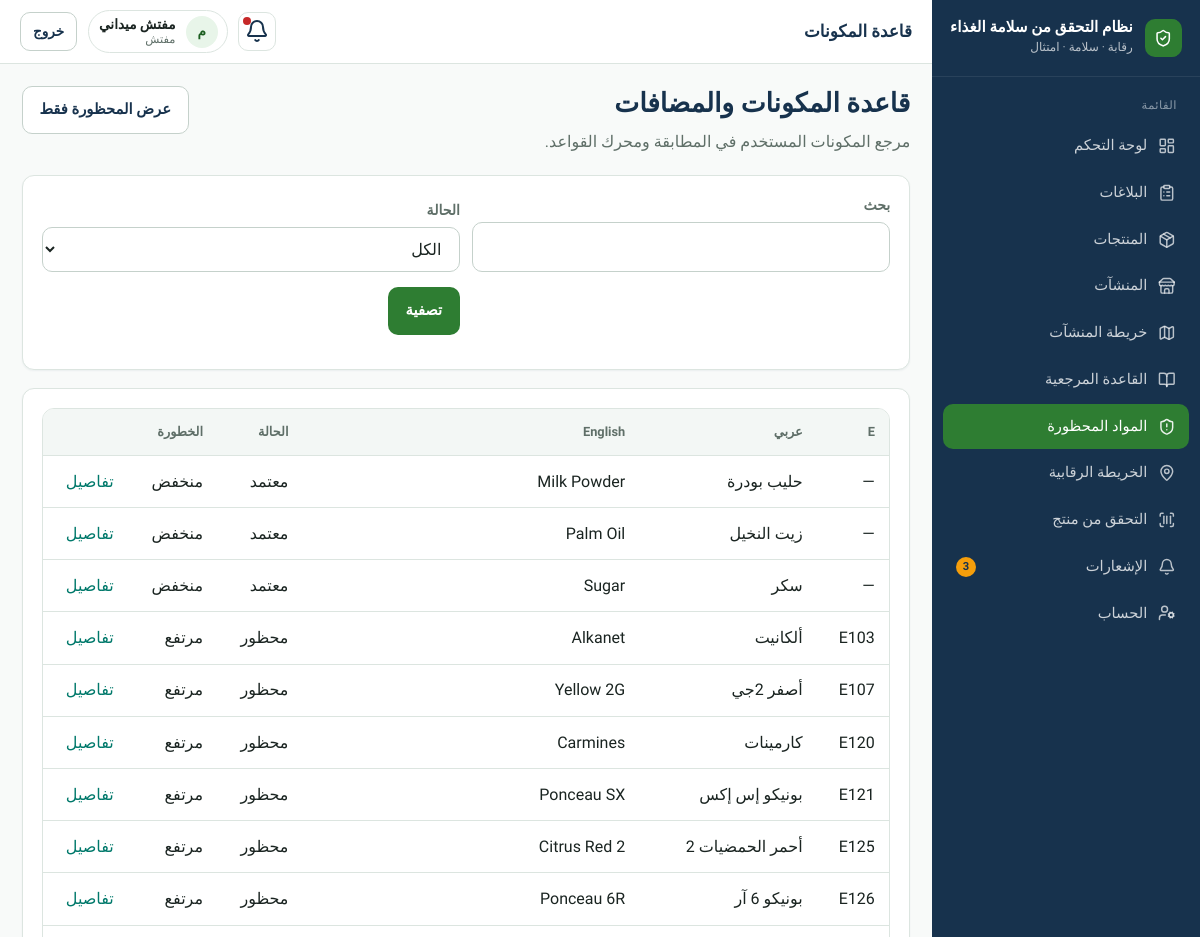
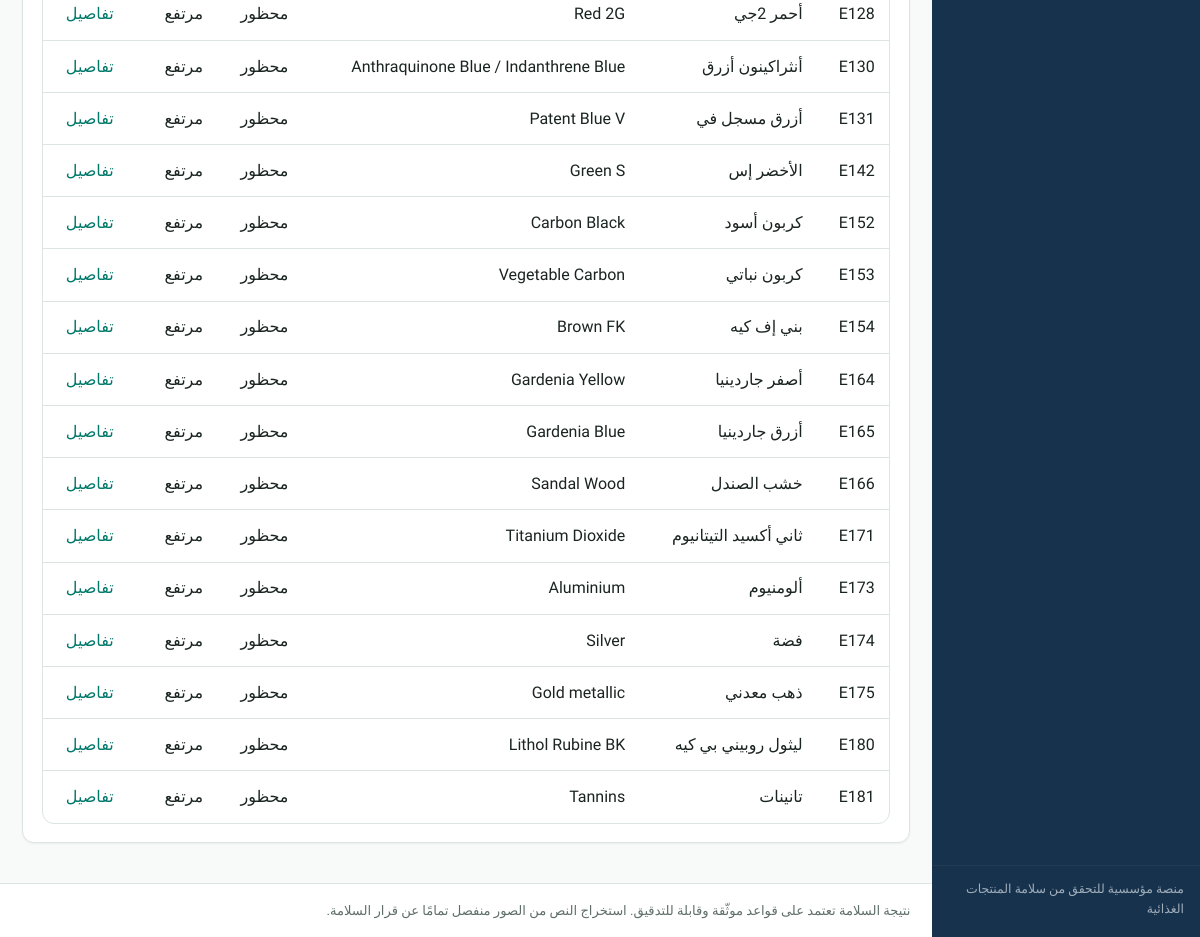
The page /ingredients/ (signed in) on the database its author committed (2 pictures, top to bottom).
### apps/accounts/models.py (models this page shows, shortened)
class User(AbstractUser):
    id = models.UUIDField(primary_key=True, default=uuid.uuid4, editable=False)
    full_name = models.CharField("الاسم الكامل", max_length=150, blank=True)
    phone = models.CharField("الهاتف", max_length=20, blank=True, null=True, unique=True)
    role = models.CharField(
        max_length=32,
        choices=Role.choices,
        default=Role.USER,
        db_index=True,
    )
    preferred_language = models.CharField(
        max_length=2,
        choices=[("ar", "العربية"), ("en", "English")],
        default="ar",
    )
    is_active = models.BooleanField(default=True)
    class Meta:
        verbose_name = "مستخدم"
        verbose_name_plural = "المستخدمون"
        ordering = ["-date_joined"]
    @property
    def can_manage_ingredients(self):
        return self.role in {Role.ADMIN, Role.INSPECTOR}

### apps/ingredients/models.py (models this page shows, shortened)
class Ingredient(models.Model):
    class RiskLevel(models.TextChoices):
        LOW = "LOW", "منخفض"
        MEDIUM = "MEDIUM", "متوسط"
        HIGH = "HIGH", "مرتفع"
    class SafetyStatus(models.TextChoices):
        APPROVED = "APPROVED", "معتمد"
        RESTRICTED = "RESTRICTED", "مقيد"
        PROHIBITED = "PROHIBITED", "محظور"
        UNDER_REVIEW = "UNDER_REVIEW", "قيد المراجعة"
        INACTIVE = "INACTIVE", "غير نشط"
    class DataOrigin(models.TextChoices):
        LOCAL = "LOCAL", "بيانات محلية"
        REFERENCE = "REFERENCE", "مرتبط بمرجع معياري"
    id = models.UUIDField(primary_key=True, default=uuid.uuid4, editable=False)
    name_ar = models.CharField("اسم المادة", max_length=200, db_index=True)
    name_en = models.CharField("الاسم بالإنجليزية", max_length=200, db_index=True)
    scientific_name = models.CharField(max_length=200, blank=True)
    e_number = models.CharField("رقم E / INS", max_length=20, blank=True, null=True, db_index=True)
    cas_number = models.CharField("CAS Number", max_length=40, blank=True, null=True, db_index=True)
    category = models.CharField("نوع المادة", max_length=100, blank=True)
    risk_level = models.CharField(max_length=10, choices=RiskLevel.choices, default=RiskLevel.HIGH)
    safety_status = models.CharField(
        "حالة المادة",
        max_length=20,
        choices=SafetyStatus.choices,
        default=SafetyStatus.PROHIBITED,
    )
    description = models.TextField(blank=True)
    reason = models.TextField("سبب الحظر", blank=True)
    notes = models.TextField("ملاحظات", blank=True)
    regulatory_status = models.CharField(max_length=200, blank=True)
    source = models.CharField("مصدر / مرجع الحظر", max_length=255, blank=True)
    reference_url = models.URLField(blank=True)
    image = models.ImageField("صورة المادة", upload_to="ingredients/", blank=True, null=True)
    data_origin = models.CharField(
        max_length=20,
        choices=DataOrigin.choices,
        default=DataOrigin.LOCAL,
        db_index=True,
    )
    reference_additive = models.ForeignKey(
        "reference.ReferenceAdditive",
        on_delete=models.SET_NULL,
        null=True,
        blank=True,
        related_name="local_ingredients",
    )
    last_updated = models.DateField(null=True, blank=True)
    created_by = models.ForeignKey(
        "accounts.User",
        on_delete=models.SET_NULL,
        null=True,
        blank=True,
        related_name="ingredients_created",
    )
    updated_by = models.ForeignKey(
        "accounts.User",
        on_delete=models.SET_NULL,
        null=True,
        blank=True,
        related_name="ingredients_updated",
    )
    created_at = models.DateTimeField(auto_now_add=True)
    updated_at = models.DateTimeField(auto_now=True)
    class Meta:
        ordering = ["e_number", "name_en"]

### apps/ingredients/views.py (the view, shortened to what this page needs)
# urls.py: path("", views.ingredient_list, name="list"),
@login_required
def ingredient_list(request):
    q = request.GET.get("q", "").strip()
    status = request.GET.get("status", "").strip()
    qs = Ingredient.objects.select_related("reference_additive").all()
    if status:
        qs = qs.filter(safety_status=status)
    page = Paginator(qs.order_by("e_number", "name_ar"), 25).get_page(request.GET.get("page"))
    return render(
        request,
        "ingredients/list.html",
        {
            "page_obj": page,
            "q": q,
            "status": status,
            "status_choices": Ingredient.SafetyStatus.choices,
            "page_heading": "قاعدة المكونات والمضافات",
            "can_manage": _can_manage(request.user),
        },
    )

### apps/core/context_processors.py (called while the page is built)
def _item(label, url_name, icon, match_prefixes=None):
    return {
        "label": label,
        "url_name": url_name,
        "icon": icon,
        "match_prefixes": match_prefixes or [],
    }

### apps/ingredients/views.py (called while the page is built)
def _can_manage(user) -> bool:
    return user.is_authenticated and user.can_manage_ingredients

### templates/ingredients/list.html (shortened to what this page needs)
{% extends "base.html" %}
{% block topbar_title %}قاعدة المكونات{% endblock %}
{% block content %}
<div class="page-header">
  <div>
    <h1>{{ page_heading|default:"قاعدة المكونات والمضافات" }}</h1>
    <p class="lead">مرجع المكونات المستخدم في المطابقة ومحرك القواعد.</p>
  </div>
  <a class="btn btn-secondary" href="{% url 'ingredients:banned' %}">عرض المحظورة فقط</a>
</div>
<section class="card panel">
  <form method="get" class="filters">
    <div><label>بحث</label><input type="search" name="q" value="{{ q }}"></div>
    <div>
      <label>الحالة</label>
      <select name="status">
        <option value="">الكل</option>
      </select>
    </div>
    <div><button class="btn btn-primary" type="submit">تصفية</button></div>
  </form>
</section>
<section class="card">
  <div class="table-wrap">
    <table class="table">
      <thead><tr><th>E</th><th>عربي</th><th>English</th><th>الحالة</th><th>الخطورة</th><th></th></tr></thead>
      <tbody>
        {% for i in page_obj %}
        <tr>
          <td>{{ i.e_number|default:"—" }}</td>
          <td>{{ i.name_ar }}</td>
          <td>{{ i.name_en }}</td>
          <td>{{ i.get_safety_status_display }}</td>
          <td>{{ i.get_risk_level_display }}</td>
          <td><a href="{% url 'ingredients:detail' i.id %}">تفاصيل</a></td>
        </tr>
        {% empty %}
        <tr><td colspan="6"><div class="empty-state"><h3>لا نتائج</h3></div></td></tr>
        {% endfor %}
      </tbody>
    </table>
  </div>
</section>
{% endblock %}

### templates/base.html (shortened to what this page needs)
{% load static %}
<!DOCTYPE html>
<html lang="ar" dir="rtl">
<head>
  <link rel="stylesheet" href="{% static 'css/design-system.css' %}">
</head>
<body class="{% block body_class %}{% endblock %}">
{% if use_app_shell %}
  <div class="app-shell">
    <aside class="sidebar" id="sidebar">
      <a class="sidebar-brand" href="{% url 'core:home' %}">
        <span class="brand-mark" aria-hidden="true"><i data-lucide="shield-check"></i></span>
        <span class="brand-text">
          <strong>{{ app_name_ar }}</strong>
          <span>رقابة · سلامة · امتثال</span>
        </span>
      </a>
      <nav class="sidebar-nav" aria-label="القائمة الرئيسية">
        <div class="nav-section">
          <div class="nav-section-title">القائمة</div>
          {% for item in nav_items %}
            <a class="nav-link {% if item.active %}active{% endif %}" href="{{ item.url }}">
              <i data-lucide="{{ item.icon }}"></i>
              <span>{{ item.label }}</span>
              {% if item.url_name == 'notifications:list' and unread_notifications %}
                <span class="nav-badge">{{ unread_notifications }}</span>
              {% endif %}
            </a>
          {% endfor %}
        </div>
      </nav>
      <div class="sidebar-footer">منصة مؤسسية للتحقق من سلامة المنتجات الغذائية</div>
    </aside>
    <div class="main-wrap">
      <header class="topbar">
        <div class="topbar-left">
          <div class="page-title-top">{% block topbar_title %}{{ app_name_ar }}{% endblock %}</div>
        </div>
        <div class="topbar-right">
          <a class="icon-btn" href="{% url 'notifications:list' %}" title="الإشعارات" aria-label="الإشعارات">
            <i data-lucide="bell"></i>
            {% if unread_notifications %}<span class="dot"></span>{% endif %}
          </a>
          <div class="user-chip">
            <span class="user-avatar">{{ user.full_name|default:user.username|make_list|first|upper }}</span>
            <span class="user-meta">
              <strong>{{ user.full_name|default:user.username }}</strong>
              <span>{{ user.get_role_display }}</span>
            </span>
          </div>
          <form method="post" action="{% url 'accounts:logout' %}">
            <button class="btn btn-secondary btn-sm" type="submit">خروج</button>
          </form>
        </div>
      </header>
{% endif %}
      <main class="content"{% if not use_app_shell %} style="max-width:1100px;margin:0 auto"{% endif %}>
        {% block content %}{% endblock %}
      </main>
{% if use_app_shell %}
      <footer class="app-footer">
        نتيجة السلامة تعتمد على قواعد موثّقة وقابلة للتدقيق. استخراج النص من الصور منفصل تمامًا عن قرار السلامة.
      </footer>
    </div>
  </div>
{% else %}
  </div>
{% endif %}
</body>
</html>

### rows shown on the page
User: full_name|make_list "م", full_name "مفتش ميداني", role "مفتش"
Ingredient: e_number "—", name_ar "حليب بودرة", name_en "Milk Powder", safety_status "معتمد", risk_level "منخفض"
Ingredient: e_number "—", name_ar "زيت النخيل", name_en "Palm Oil", safety_status "معتمد", risk_level "منخفض"
Ingredient: e_number "—", name_ar "سكر", name_en "Sugar", safety_status "معتمد", risk_level "منخفض"
Ingredient: e_number "E103", name_ar "ألكانيت", name_en "Alkanet", safety_status "محظور", risk_level "مرتفع"
Ingredient: e_number "E107", name_ar "أصفر 2جي", name_en "Yellow 2G", safety_status "محظور", risk_level "مرتفع"
Ingredient: e_number "E120", name_ar "كارمينات", name_en "Carmines", safety_status "محظور", risk_level "مرتفع"
Ingredient: e_number "E121", name_ar "بونيكو إس إكس", name_en "Ponceau SX", safety_status "محظور", risk_level "مرتفع"
Ingredient: e_number "E125", name_ar "أحمر الحمضيات 2", name_en "Citrus Red 2", safety_status "محظور", risk_level "مرتفع"
Ingredient: e_number "E126", name_ar "بونيكو 6 آر", name_en "Ponceau 6R", safety_status "محظور", risk_level "مرتفع"
Ingredient: e_number "E128", name_ar "أحمر 2جي", name_en "Red 2G", safety_status "محظور", risk_level "مرتفع"
Ingredient: e_number "E130", name_ar "أنثراكينون أزرق", name_en "Anthraquinone Blue / Indanthrene Blue", safety_status "محظور", risk_level "مرتفع"
Ingredient: e_number "E131", name_ar "أزرق مسجل في", name_en "Patent Blue V", safety_status "محظور", risk_level "مرتفع"
Ingredient: e_number "E142", name_ar "الأخضر إس", name_en "Green S", safety_status "محظور", risk_level "مرتفع"
Ingredient: e_number "E152", name_ar "كربون أسود", name_en "Carbon Black", safety_status "محظور", risk_level "مرتفع"
Ingredient: e_number "E153", name_ar "كربون نباتي", name_en "Vegetable Carbon", safety_status "محظور", risk_level "مرتفع"
Ingredient: e_number "E154", name_ar "بني إف كيه", name_en "Brown FK", safety_status "محظور", risk_level "مرتفع"
Ingredient: e_number "E164", name_ar "أصفر جاردينيا", name_en "Gardenia Yellow", safety_status "محظور", risk_level "مرتفع"
Ingredient: e_number "E165", name_ar "أزرق جاردينيا", name_en "Gardenia Blue", safety_status "محظور", risk_level "مرتفع"
Ingredient: e_number "E166", name_ar "خشب الصندل", name_en "Sandal Wood", safety_status "محظور", risk_level "مرتفع"
Ingredient: e_number "E171", name_ar "ثاني أكسيد التيتانيوم", name_en "Titanium Dioxide", safety_status "محظور", risk_level "مرتفع"
Ingredient: e_number "E173", name_ar "ألومنيوم", name_en "Aluminium", safety_status "محظور", risk_level "مرتفع"
Ingredient: e_number "E174", name_ar "فضة", name_en "Silver", safety_status "محظور", risk_level "مرتفع"
Ingredient: e_number "E175", name_ar "ذهب معدني", name_en "Gold metallic", safety_status "محظور", risk_level "مرتفع"
Ingredient: e_number "E180", name_ar "ليثول روبيني بي كيه", name_en "Lithol Rubine BK", safety_status "محظور", risk_level "مرتفع"
Ingredient: e_number "E181", name_ar "تانينات", name_en "Tannins", safety_status "محظور", risk_level "مرتفع"

### other values the page prints
{{ app_name_ar }} "نظام التحقق من سلامة الغذاء"
{{ item.label }} "لوحة التحكم" "البلاغات" "المنتجات" "المنشآت" "خريطة المنشآت" "القاعدة المرجعية" "المواد المحظورة" "الخريطة الرقابية" "التحقق من منتج" "الإشعارات" "الحساب"
{{ unread_notifications }} "3"
{{ page_heading|default:"قاعدة المكونات والمضافات" }} "قاعدة المكونات والمضافات"
